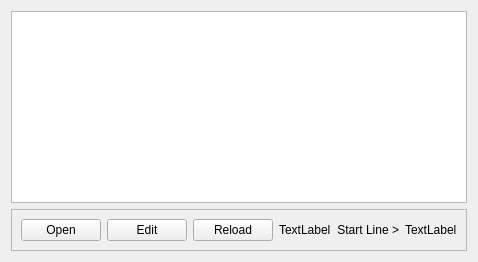
      <widget class="QWidget" name="tab_3">
       <attribute name="title">
        <string>File</string>
       </attribute>
       <layout class="QVBoxLayout" name="verticalLayout_2">
        <item>
         <widget class="QPlainTextEdit" name="gcode_pte"/>
        </item>
        <item>
         <widget class="QFrame" name="frame_2">
          <property name="frameShape">
           <enum>QFrame::StyledPanel</enum>
          </property>
          <property name="frameShadow">
           <enum>QFrame::Raised</enum>
          </property>
          <layout class="QGridLayout" name="gridLayout_10">
           <item row="0" column="5">
            <widget class="QLabel" name="start_line_lb">
             <property name="text">
              <string>TextLabel</string>
             </property>
            </widget>
           </item>
           <item row="0" column="4">
            <widget class="QLabel" name="label_24">
             <property name="text">
              <string>Start Line &gt;</string>
             </property>
             <property name="alignment">
              <set>Qt::AlignRight|Qt::AlignTrailing|Qt::AlignVCenter</set>
             </property>
            </widget>
           </item>
           <item row="0" column="1">
            <widget class="QPushButton" name="edit_pb">
             <property name="text">
              <string>Edit</string>
             </property>
            </widget>
           </item>
           <item row="0" column="0">
            <widget class="QPushButton" name="open_pb">
             <property name="text">
              <string>Open</string>
             </property>
            </widget>
           </item>
           <item row="0" column="2">
            <widget class="QPushButton" name="reload_pb">
             <property name="text">
              <string>Reload</string>
             </property>
            </widget>
           </item>
           <item row="0" column="3">
            <widget class="QLabel" name="file_lb">
             <property name="text">
              <string>TextLabel</string>
             </property>
            </widget>
           </item>
          </layout>
         </widget>
        </item>
       </layout>
      </widget>
